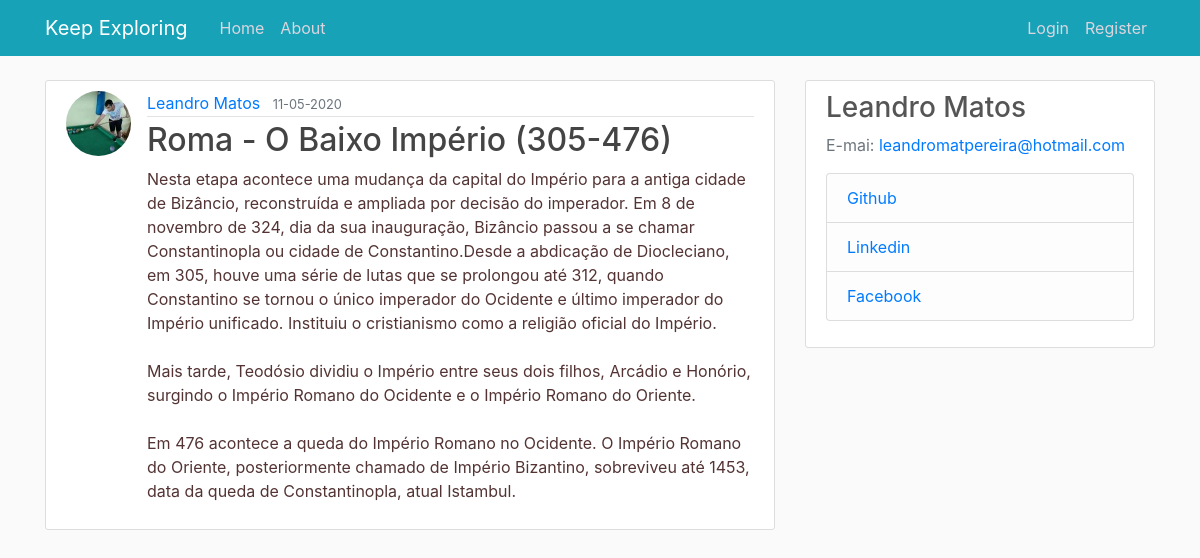
Screenshot of /post/2 with the database file from the repository.
### flaskblog/models.py (models this page shows, shortened)
class User(db.Model, UserMixin):
    id = db.Column(db.Integer, primary_key=True)
    username = db.Column(db.String(20), unique=True, nullable=False)
    email = db.Column(db.String(120), unique=True, nullable=False)
    image_file = db.Column(db.String(20), nullable=False, default='default.jpg')
    password = db.Column(db.String(60), nullable=False)
    posts = db.relationship('Post', backref='author', lazy=True)

class Post(db.Model):
    id = db.Column(db.Integer, primary_key=True)
    title = db.Column(db.String(100), nullable=False)
    date_posted = db.Column(db.DateTime, nullable=False, default=datetime.utcnow)
    content = db.Column(db.Text, nullable=False)
    user_id = db.Column(db.Integer, db.ForeignKey('user.id'), nullable=False)

### flaskblog/posts/routes.py (the view)
@posts.route("/post/<int:post_id>")
def post(post_id):
    post = Post.query.get_or_404(post_id)
    return render_template('post.html', title=post.title, post=post)

### flaskblog/templates/post.html (shortened to what this page needs)
{% extends "layout.html" %}
{% block content %}
  <article class="media content-section">
    <img class="rounded-circle article-img" src="{{ url_for('static', filename='profile_pics/' + post.author.image_file) }}">
    <div class="media-body">
      <div class="article-metadata">
        <a class="mr-2" href="{{ url_for('users.user_posts', username=post.author.username) }}">{{ post.author.username }}</a>
        <small class="text-muted">{{ post.date_posted.strftime('%d-%m-%Y') }}</small>
      </div>
      <h2 class="article-title">{{ post.title }}</h2>
      <p class="article-content">{{ post.content }}</p>
    </div>
  </article>
{% endblock content %}

### flaskblog/static/main.css (style rules this page uses)
body { background: #fafafa; color: #533333; margin-top: 5rem; }
h1, h2, h3, h4, h5, h6 { color: #555555; }
.content-section { background: #ffffff; padding: 10px 20px; border: 1px solid #dddddd; border-radius: 3px; margin-bottom: 20px; }
.article-title { color: #444444; }
.article-content { white-space: pre-line; }
.article-img { height: 65px; width: 65px; margin-right: 16px; }
.article-metadata { padding-bottom: 1px; margin-bottom: 4px; border-bottom: 1px solid #e3e3e3 }

### rows the page displays
User: image_file (picture), author.username "Leandro Matos"
Post: date_posted "11-05-2020", title "Roma - O Baixo Império (305-476)", content "Nesta etapa acontece uma mudança da capital do Império para a antiga cidade de Bizâncio, reconstruída e ampliada por decisão do imperador. Em 8 de novembro de 324, dia da sua inauguração, Bizâncio passou a se chamar Constantinopla ou cidade de Constantino.Desde a abdicação de Diocleciano, em 305, houve uma série de lutas que se prolongou até 312, quando Constantino se tornou o único imperador do Ocidente e último imperador do Império unificado. Instituiu o cristianismo como a religião oficial do Império. Mais tarde, Teodósio dividiu o Império entre seus dois filhos, Arcádio e Honório, surgindo o Império Romano do Ocidente e o Império Romano do Oriente. Em 476 acontece a queda do Império…"
